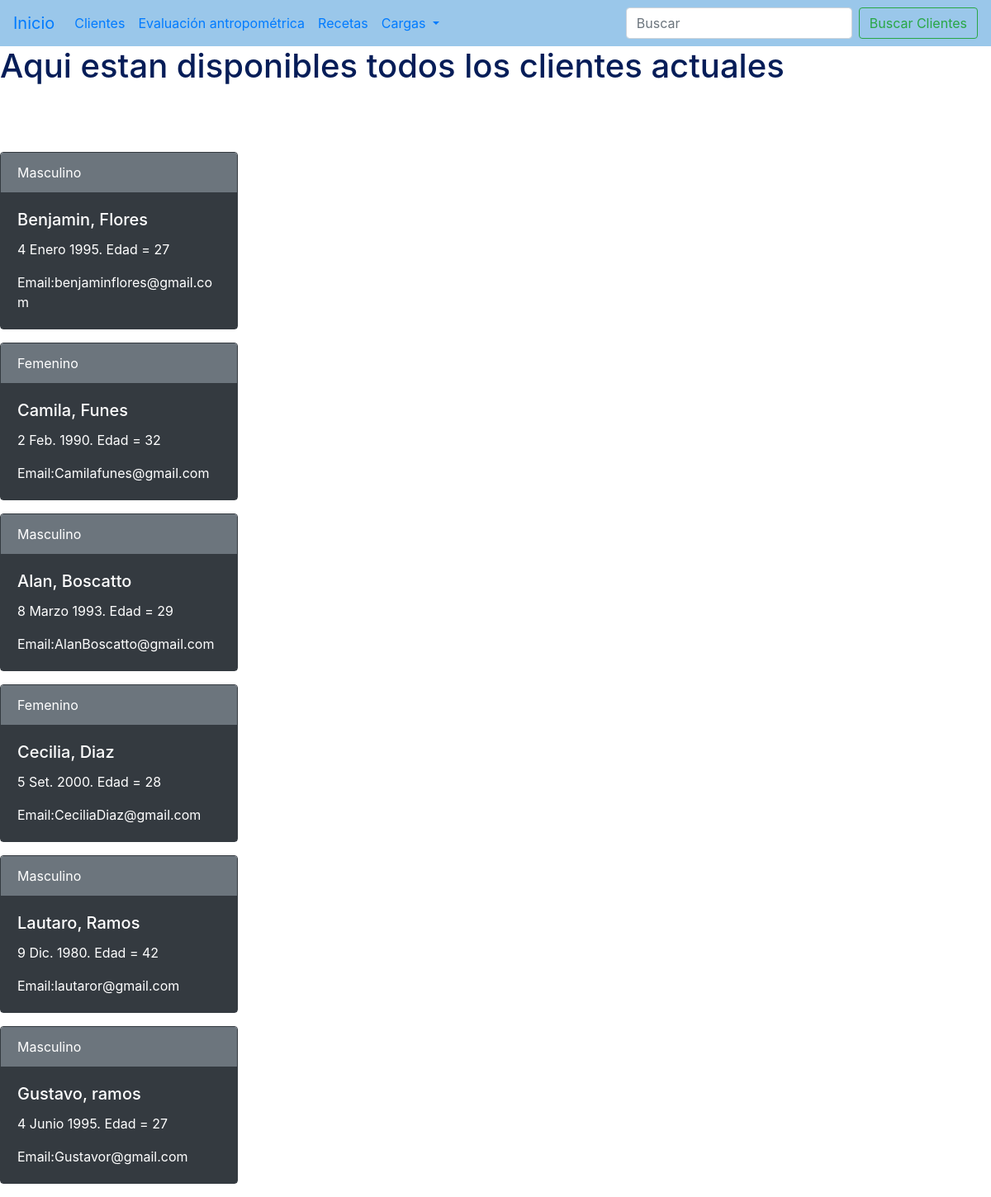
/clientes/, run on an earlier commit of the app's database.
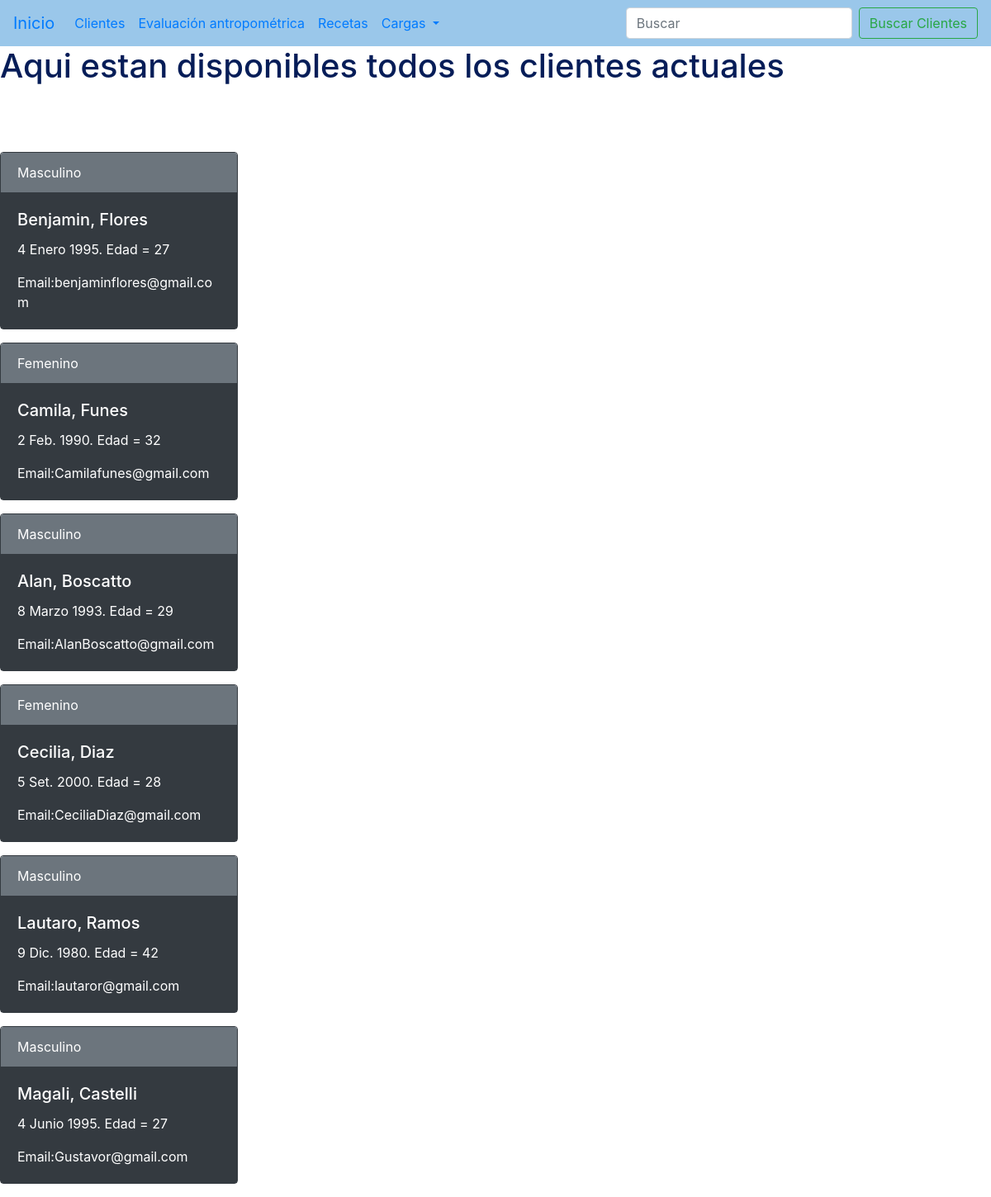
And on a later commit of the database.
### app_nutricion/models.py (models this page shows)
class Clientes(models.Model):
    name = models.CharField(max_length=30)
    last_name = models.CharField(max_length=40)
    birth_date = models.DateField()
    age = models.IntegerField()
    sexo = models.CharField(max_length=20)
    email = models.EmailField(max_length=100)
    class Meta:
        verbose_name = 'Cliente'
        verbose_name_plural = 'Clientes'

### app_nutricion/views.py (the view)
# urls.py: path('',listar_clientes, name='lista_clientes'),
def listar_clientes(request):
    lista_clientes = Clientes.objects.all()
    context = {'lista_clientes': lista_clientes}
    return render(request, 'lista_clientes.html', context=context)

### templates/lista_clientes.html (shortened to what this page needs)
{% extends 'base.html' %}
{% block contenido %}
<h1 style = color:rgb(6,29,88)> Aqui estan disponibles todos los clientes actuales</h1>
{% for cliente in lista_clientes %}
    <div class="card text-dark border-dark mb-3" style="max-width: 18rem;">
        <div class="card-header text-white bg-secondary border-dark">{{cliente.sexo}}</div>
        <div class="card-body text-white bg-dark border-dark">
        <h5 class="card-title">{{cliente.name}}, {{cliente.last_name}}</h5>
        <p class="card-text">{{cliente.birth_date}}. Edad = {{cliente.age}}</p>
        <p class="card-text">Email:{{cliente.email}} </p>
        </div>
    </div>
{% endfor %}
{% endblock %}

What changed in the data, as far as the page shows it:
changed Clientes "Gustavor@gmail.com": name "Gustavo" → "Magali"; last_name "ramos" → "Castelli"
